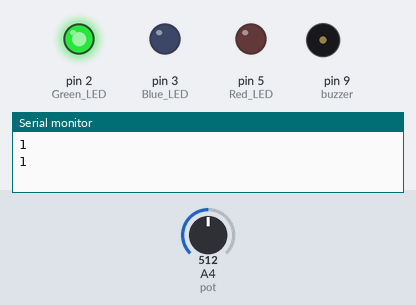
A sketch run on a simulated Arduino Uno, built with avr-gcc and run on an emulated ATmega328P. Shown: output pins drawn as LEDs (lit = HIGH), buzzer (waves = sounding), the last lines printed to the serial monitor. The inputs (shaded band) are chosen by the test bench; at power-on: A4 (pot) = 512.

Above: at 0.63 s.
1.3 s: A4 (pot) set to 351
4.8 s: A4 (pot) set to 331
At 5.6 s:
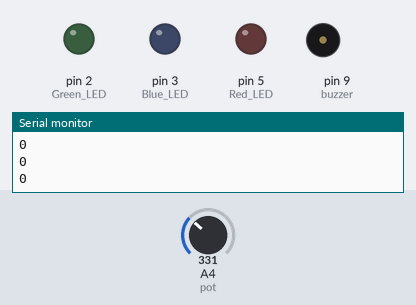
6.8 s: A4 (pot) set to 716
At 8.3 s:
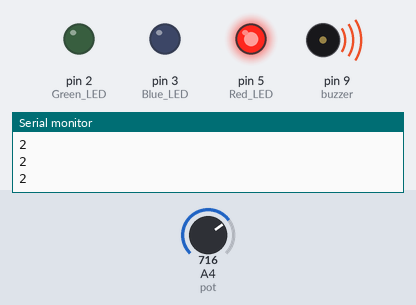
10.3 s: A4 (pot) set to 1011
13.8 s: A4 (pot) set to 1023
At 15.45 s:
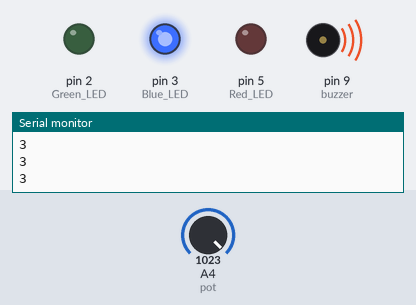
17.5 s: A4 (pot) set to 900
At 20.86 s:
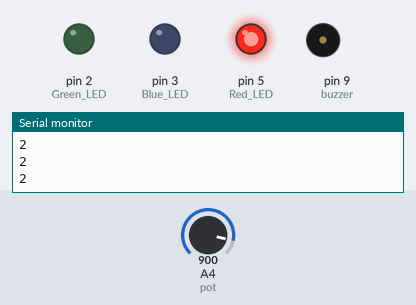
Timing chart, 0 to 22.0 s (numbered marks = the images above; inputs shaded):
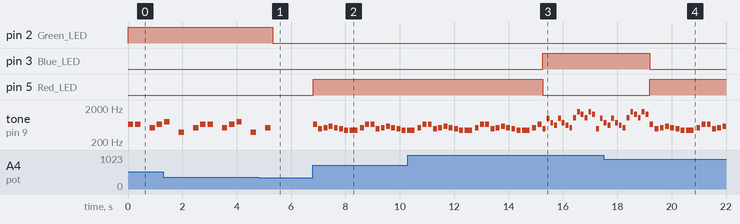

Measured:
- the behaviour switches between 341 and 340 on A4 (pot) (found by bisection; images 0 and 1)
- the behaviour switches between 1022 and 1023 on A4 (pot) (found by bisection; images 2 and 3)
- after the input at 4.8 s, pin 2 (Green_LED): HIGH → LOW after 0.52 s; tone on pin 9 (buzzer): goes on until 5.3 s, then stays silent
- after the input at 6.8 s, pin 5 (Red_LED): LOW → HIGH at once; tone on pin 9 (buzzer): plays 659 Hz for 0.14 s, 494 Hz for 0.14 s, 523 Hz for 0.14 s, 587 Hz for 0.14 s, 523 Hz for 0.14 s, 494 Hz for 0.14 s … (18 notes in this stretch), starting at once
- after the input at 13.8 s, pin 3 (Blue_LED): LOW → HIGH after 1.5 s; pin 5 (Red_LED): HIGH → LOW after 1.5 s
- after the input at 17.5 s, pin 3 (Blue_LED): HIGH → LOW after 1.7 s; pin 5 (Red_LED): LOW → HIGH after 1.7 s
- by itself, tone on pin 9 (buzzer): plays 784 Hz for 0.20 s, 392 Hz for 0.20 s, 523 Hz for 0.20 s, 659 Hz for 0.20 s, 659 Hz for 0.20 s, 523 Hz for 0.20 s … (9 notes in this stretch)

The sketch:

OPS_Project_2.ino
```cpp
#include "pitches.h"

#define buzzer 9
#define Blue_LED 3
#define Red_LED 5
#define Green_LED 2
#define pot A4

int potValue;

void setup() {
  Serial.begin(9600);
  pinMode(Blue_LED, OUTPUT);
  pinMode(Green_LED, OUTPUT);
  pinMode(Red_LED, OUTPUT);
  pinMode(pot, INPUT);

}

void loop() {
   if(getPot() == 0){
     //LED OFF : No Music
     digitalWrite(Blue_LED, LOW);
     digitalWrite(Red_LED, LOW);
     digitalWrite(Green_LED, LOW);
     killSound();
   }
   else if (getPot() == 1){
    //GREEN LED ON : Play Music 1
    digitalWrite(Green_LED, HIGH);
    digitalWrite(Red_LED, LOW);
    digitalWrite(Blue_LED, LOW);
    song1();
   }
   else if (getPot() == 2){
    //RED LED ON : Play Music 2
    digitalWrite(Red_LED, HIGH);
    digitalWrite(Blue_LED, LOW);
    digitalWrite(Green_LED, LOW);
    song2();
   }
   else if (getPot() == 3){
    //BLUE LED ON : Play Music 3
    digitalWrite(Blue_LED, HIGH);
    digitalWrite(Red_LED, LOW);
    digitalWrite(Green_LED, LOW);
    song3();
   }
}


int getPot(){
  potValue = analogRead(pot);
  potValue = map(potValue,0,1023,0,3);
  Serial.println(potValue);
  return potValue;
}

void killSound(){
  noTone(buzzer);
}

int note_dur;

void song1(){
  note_dur = 200;
  play(NOTE_E5,1); play(NOTE_E5,1); play(REST,1); play(NOTE_C5,1);  play(NOTE_E5,1);
  play(NOTE_G5,1); play(REST,1); play(NOTE_G4,1); play(REST,1); play(NOTE_C5,1);
}


void song2(){
  note_dur = 144;
  play(NOTE_E5,1); play(NOTE_B4,1); play(NOTE_C5,1); play(NOTE_D5,1); play(NOTE_C5,1);
  play(NOTE_B4,1); play(NOTE_A4,1); play(NOTE_A4,2); play(NOTE_C5,1); play(NOTE_E5,1);

}

void song3(){
  note_dur = 105;
  play(NOTE_B4,1); play(NOTE_B5,1); play(NOTE_FS5,1); play(NOTE_DS5,1); play( NOTE_B5,1);
  play(NOTE_FS5,1); play(NOTE_DS5,1); play(NOTE_C5,1); play(NOTE_C6,1); play(NOTE_G6,1);
  play(NOTE_E6,1); play(NOTE_C6,1); play(NOTE_G6,1); play(NOTE_E6,1);

}

void play(int note , int dur){
  tone(buzzer, note);
  delay(dur* note_dur);
  noTone(buzzer);
  delay(dur*note_dur/3);
}
```

pitches.h
```cpp
/*************************************************
 * Public Constants
 *************************************************/

#define NOTE_B0  31
#define NOTE_C1  33
#define NOTE_CS1 35
#define NOTE_D1  37
#define NOTE_DS1 39
#define NOTE_E1  41
#define NOTE_F1  44
#define NOTE_FS1 46
#define NOTE_G1  49
#define NOTE_GS1 52
#define NOTE_A1  55
#define NOTE_AS1 58
#define NOTE_B1  62
#define NOTE_C2  65
#define NOTE_CS2 69
#define NOTE_D2  73
#define NOTE_DS2 78
#define NOTE_E2  82
#define NOTE_F2  87
#define NOTE_FS2 93
#define NOTE_G2  98
#define NOTE_GS2 104
#define NOTE_A2  110
#define NOTE_AS2 117
#define NOTE_B2  123
#define NOTE_C3  131
#define NOTE_CS3 139
#define NOTE_D3  147
#define NOTE_DS3 156
#define NOTE_E3  165
#define NOTE_F3  175
#define NOTE_FS3 185
#define NOTE_G3  196
#define NOTE_GS3 208
#define NOTE_A3  220
#define NOTE_AS3 233
#define NOTE_B3  247
#define NOTE_C4  262
#define NOTE_CS4 277
#define NOTE_D4  294
#define NOTE_DS4 311
#define NOTE_E4  330
#define NOTE_F4  349
#define NOTE_FS4 370
#define NOTE_G4  392
#define NOTE_GS4 415
#define NOTE_A4  440
#define NOTE_AS4 466
#define NOTE_B4  494
#define NOTE_C5  523
#define NOTE_CS5 554
#define NOTE_D5  587
#define NOTE_DS5 622
#define NOTE_E5  659
#define NOTE_F5  698
#define NOTE_FS5 740
#define NOTE_G5  784
#define NOTE_GS5 831
#define NOTE_A5  880
#define NOTE_AS5 932
#define NOTE_B5  988
#define NOTE_C6  1047
#define NOTE_CS6 1109
#define NOTE_D6  1175
#define NOTE_DS6 1245
#define NOTE_E6  1319
#define NOTE_F6  1397
#define NOTE_FS6 1480
#define NOTE_G6  1568
#define NOTE_GS6 1661
#define NOTE_A6  1760
#define NOTE_AS6 1865
#define NOTE_B6  1976
#define NOTE_C7  2093
#define NOTE_CS7 2217
#define NOTE_D7  2349
#define NOTE_DS7 2489
#define NOTE_E7  2637
#define NOTE_F7  2794
#define NOTE_FS7 2960
#define NOTE_G7  3136
#define NOTE_GS7 3322
#define NOTE_A7  3520
#define NOTE_AS7 3729
#define NOTE_B7  3951
#define NOTE_C8  4186
#define NOTE_CS8 4435
#define NOTE_D8  4699
#define NOTE_DS8 4978
#define REST      0
```
